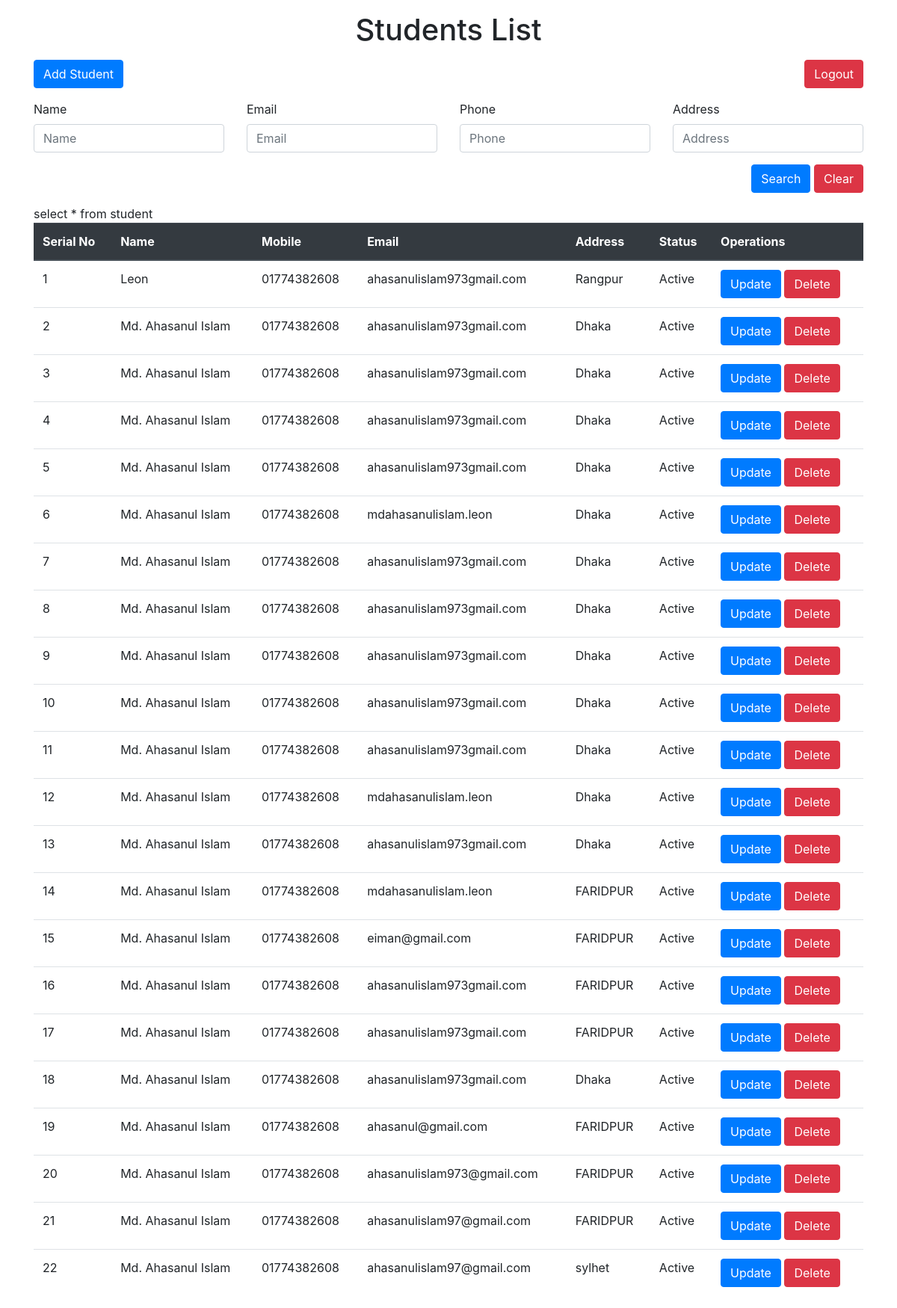
/students.php (signed in), run on the app's committed database.
### tables this page shows
CREATE TABLE `student` (
  `id` int(11) NOT NULL,
  `name` varchar(50) DEFAULT NULL,
  `mobile` varchar(16) DEFAULT NULL,
  `email` varchar(50) DEFAULT NULL,
  `address` varchar(100) DEFAULT NULL,
  `status` enum('Active','Inactive') DEFAULT NULL,
  `created_by` int(11) NOT NULL DEFAULT 0,
  `updated_by` int(11) NOT NULL DEFAULT 0,
  `created_at` datetime DEFAULT NULL,
  `updated_at` datetime DEFAULT NULL
);

### students.php (the view, shortened to what this page needs)
<?php
require_once 'connection.php';
if (isset($_SESSION['user_name'])) {
    ?>
    <!DOCTYPE html>
    <html>
    <head>
        <link rel="stylesheet" href="https://cdn.jsdelivr.net/npm/bootstrap@4.4.1/dist/css/bootstrap.min.css">
    </head>
    <body>
    <div class="container my-3">
        <h1 class="text-center">Students List</h1>
        <div class="row my-3">
            <div class="col-6">
                <button type="button" class="btn btn-primary" data-toggle="modal" data-target="#exampleModal">
                    Add Student
                </button>
            </div>
            <div class="col-6 text-right">
                <a href="logout.php" class="btn btn-danger" role="button"
                   aria-pressed="true">Logout</a>
            </div>
        </div>
        <form method="get" action="">
            <div class="row my-3">
                <div class="col-3">
                    <label for="name" class="form-label">Name</label>
                    <input type="text" id="name" class="form-control"
                           value="<?php echo isset($_GET['name']) ? $_GET['name'] : ''; ?>" placeholder="Name"
                           name="name">
                </div>
                <div class="col-3">
                    <label for="email" class="form-label">Email</label>
                    <input type="text" id="email" class="form-control"
                           value="<?php echo isset($_GET['email']) ? $_GET['email'] : ''; ?>" placeholder="Email"
                           name="email">
                </div>
                <div class="col-3">
                    <label for="phone" class="form-label">Phone</label>
                    <input type="text" id="phone" class="form-control" placeholder="Phone"
                           value="<?php echo isset($_GET['phone']) ? $_GET['phone'] : ''; ?>" name="phone">
                </div>
                <div class="col-3">
                    <label for="address" class="form-label">Address</label>
                    <input type="text" id="address" class="form-control" placeholder="Address"
                           value="<?php echo isset($_GET['address']) ? $_GET['address'] : ''; ?>" name="address">
                </div>
                <div class="col-12 text-right mt-3">
                    <button type="submit" class="btn btn-primary">Search</button>
                    <a href="students.php" class="btn btn-danger" role="button"
                       aria-pressed="true">Clear</a>
                </div>
            </div>
        </form>
        <div id="displayData">
            <table class="table">
                <thead class="thead-dark">
                <tr>
                    <th scope="col">Serial No</th>
                    <th scope="col">Name</th>
                    <th scope="col">Mobile</th>
                    <th scope="col">Email</th>
                    <th scope="col">Address</th>
                    <th scope="col">Status</th>
                    <th scope="col">Operations</th>
                </tr>
                </thead>
                <?php
                $sql = "select * from student";
                $result = mysqli_query($con, $sql);
                $number = 1;
                while ($rows = mysqli_fetch_assoc($result)) {
                    $id = $rows['id'];
                    $name = $rows['name'];
                    $mobile = $rows['mobile'];
                    $email = $rows['email'];
                    $address = $rows['address'];
                    $status = $rows['status'];
                    ?>
                    <tr>
                        <td scope="row"><?php echo $number; ?></td>
                        <td><?php echo $name; ?></td>
                        <td><?php echo $mobile; ?></td>
                        <td><?php echo $email; ?></td>
                        <td><?php echo $address; ?></td>
                        <td><?php echo $status; ?></td>
                        <td>
                            <button class="btn btn-primary" onclick="updateuser(<?php echo $id; ?>)">Update</button>
                            <button class="btn btn-danger" onclick="deleteuser(<?php echo $id; ?>)">Delete</button>
                        </td>
                    </tr>
                    <?php
                    $number++;
                }
                ?>
            </table>
        </div>
    </body>
    </html>
    <?php
} else {
    header("Location:index.php");
}
?>

### data on the page
student: name "Leon", mobile "01774382608", email "ahasanulislam973gmail.com", address "Rangpur", status "Active"
student: name "Md. Ahasanul Islam", mobile "01774382608", email "ahasanulislam973gmail.com", address "Dhaka", status "Active"
student: name "Md. Ahasanul Islam", mobile "01774382608", email "ahasanulislam973gmail.com", address "Dhaka", status "Active"
student: name "Md. Ahasanul Islam", mobile "01774382608", email "ahasanulislam973gmail.com", address "Dhaka", status "Active"
student: name "Md. Ahasanul Islam", mobile "01774382608", email "ahasanulislam973gmail.com", address "Dhaka", status "Active"
student: name "Md. Ahasanul Islam", mobile "01774382608", email "mdahasanulislam.leon", address "Dhaka", status "Active"
student: name "Md. Ahasanul Islam", mobile "01774382608", email "ahasanulislam973gmail.com", address "Dhaka", status "Active"
student: name "Md. Ahasanul Islam", mobile "01774382608", email "ahasanulislam973gmail.com", address "Dhaka", status "Active"
student: name "Md. Ahasanul Islam", mobile "01774382608", email "ahasanulislam973gmail.com", address "Dhaka", status "Active"
student: name "Md. Ahasanul Islam", mobile "01774382608", email "ahasanulislam973gmail.com", address "Dhaka", status "Active"
student: name "Md. Ahasanul Islam", mobile "01774382608", email "ahasanulislam973gmail.com", address "Dhaka", status "Active"
student: name "Md. Ahasanul Islam", mobile "01774382608", email "mdahasanulislam.leon", address "Dhaka", status "Active"
student: name "Md. Ahasanul Islam", mobile "01774382608", email "ahasanulislam973gmail.com", address "Dhaka", status "Active"
student: name "Md. Ahasanul Islam", mobile "01774382608", email "mdahasanulislam.leon", address "FARIDPUR", status "Active"
student: name "Md. Ahasanul Islam", mobile "01774382608", email "eiman@gmail.com", address "FARIDPUR", status "Active"
student: name "Md. Ahasanul Islam", mobile "01774382608", email "ahasanulislam973gmail.com", address "FARIDPUR", status "Active"
student: name "Md. Ahasanul Islam", mobile "01774382608", email "ahasanulislam973gmail.com", address "FARIDPUR", status "Active"
student: name "Md. Ahasanul Islam", mobile "01774382608", email "ahasanulislam973gmail.com", address "Dhaka", status "Active"
student: name "Md. Ahasanul Islam", mobile "01774382608", email "ahasanul@gmail.com", address "FARIDPUR", status "Active"
student: name "Md. Ahasanul Islam", mobile "01774382608", email "ahasanulislam973@gmail.com", address "FARIDPUR", status "Active"
student: name "Md. Ahasanul Islam", mobile "01774382608", email "ahasanulislam97@gmail.com", address "FARIDPUR", status "Active"
student: name "Md. Ahasanul Islam", mobile "01774382608", email "ahasanulislam97@gmail.com", address "sylhet", status "Active"
